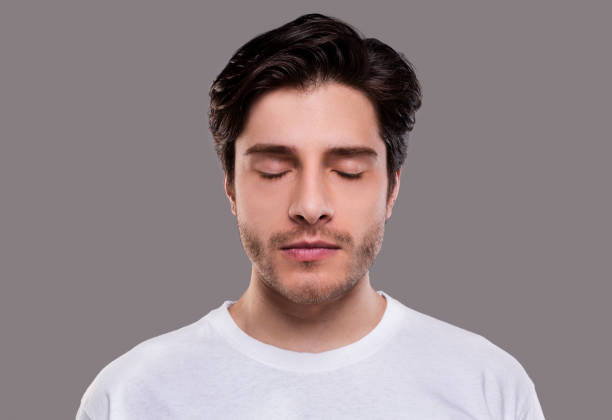
#> input picture close_eye.jpg, 612 x 420 px
$ python test1.py
#> lines starting #> are read from the running program, lines starting #| are printed output that depends on the picture; after the words box and inside, x2 and y2 are one past the last pixel; in counts of white or black regions, pixels touching at a corner belong together
#> further down, img is the input picture: shape (420, 612, 3); mean B, G, R 135.7, 133.8, 147.9
import cv2
import numpy as np

def detect_eyes(face_img, classifier):
    gray_frame = cv2.cvtColor(face_img, cv2.COLOR_BGR2GRAY)
    eyes = classifier.detectMultiScale(gray_frame) # detect eyes
    width = np.size(face_img, 1)
    height = np.size(face_img, 0)

    left_eye = None
    right_eye = None

    for (x, y, w, h) in eyes:
        if y > height / 2:
            pass
        else:
            cv2.rectangle(face_img, (x,y),(x+w,y+h),(0,255,0), 2)
            eyecenter = x + (w / 2)
            if eyecenter < width * 0.5:
                left_eye = face_img[y:y+h, x:x+w]
            else:
                right_eye = face_img[y:y+h, x:x+w]

    return left_eye, right_eye

def detect_faces(whole_img, classifier):
    gray_frame = cv2.cvtColor(whole_img, cv2.COLOR_BGR2GRAY)
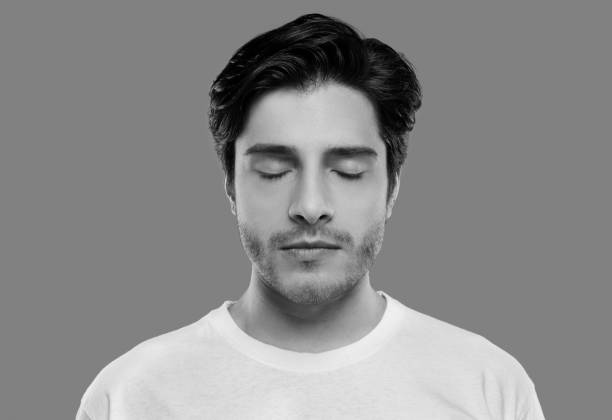
#> gray_frame: shape (420, 612); min 0, max 245, mean 138.2
    faces = classifier.detectMultiScale(gray_frame, 1.3, 5)
#> faces = [[205, 82, 215, 215]]
    if len(faces) > 1:  # More than 1 face detected
        biggest = (0, 0, 0, 0)
        for face in faces:
            if face[3] > biggest[3]:
                biggest = face

    elif len(faces) == 1:  # Only 1 face detected
        biggest = faces
#> biggest = [[205, 82, 215, 215]]
    else: # No face detected
        return None

    for (x,y,w,h) in biggest:
        color_frame = whole_img[y:y+h, x:x+w]
        cv2.rectangle(whole_img, (x,y),(x+w,y+h),(255,0,0), 2)
#> this loop made 1 pass
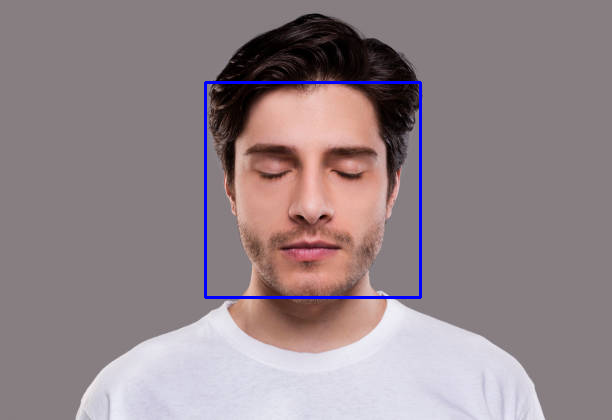
#> whole_img: shape (420, 612, 3); 1% of pixels changed, all inside (x1, y1, x2, y2) = (204, 81, 422, 299)

    return color_frame

face_cascade = cv2.CascadeClassifier(cv2.data.haarcascades + 'haarcascade_frontalface_default.xml')

eye_cascade = cv2.CascadeClassifier(cv2.data.haarcascades + 'haarcascade_eye.xml')

img = cv2.imread("close_eye.jpg")

face = detect_faces(img, face_cascade)
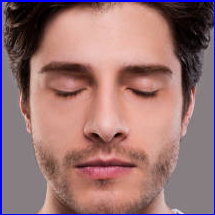
#> face: shape (215, 215, 3); mean B, G, R 114.9, 115, 152.8
left_eye, right_eye = detect_eyes(face, eye_cascade)
#> in detect_eyes, `gray_frame = cv2.cvtColor(face_img, cv2.COLOR_BGR2GRAY)`:
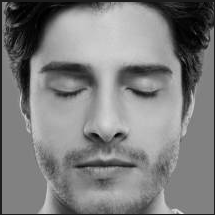
#> gray_frame: shape (215, 215); min 0, max 230, mean 126.3
#> in detect_eyes, `eyes = classifier.detectMultiScale(gray_frame)`: eyes = [[89, 170, 24, 24], [111, 55, 56, 56], [39, 52, 62, 62]]
#> in detect_eyes, `width = np.size(face_img, 1)`: width = 215
#> the loop in detect_eyes, `for (x, y, w, h) in eyes:` made 3 passes
#> (x, y, w, h, eyecenter) on passes 2 to 3: (111, 55, 56, 56, 139), (39, 52, 62, 62, 70)
#> pass 2, in detect_eyes, `right_eye = face_img[y:y+h, x:x+w]`:
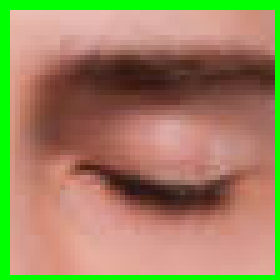
#> right_eye: shape (56, 56, 3) (shown 5 times larger); mean B, G, R 96.2, 133.6, 156.8
#> after the loop in detect_eyes, `for (x, y, w, h) in eyes:`:
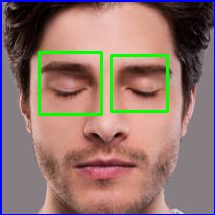
#> face_img: shape (215, 215, 3); 3.05% of pixels changed, all inside (x1, y1, x2, y2) = (38, 51, 169, 116)

cv2.imshow('my_image', img)
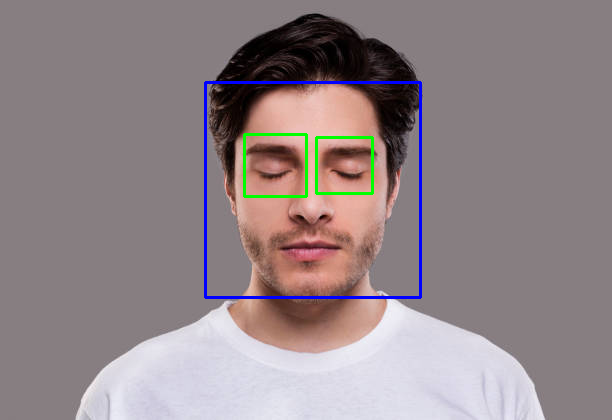
#> window 'my_image': shape (420, 612, 3); mean B, G, R 136.5, 133.3, 145.6
cv2.waitKey(0)
cv2.destroyAllWindows()
